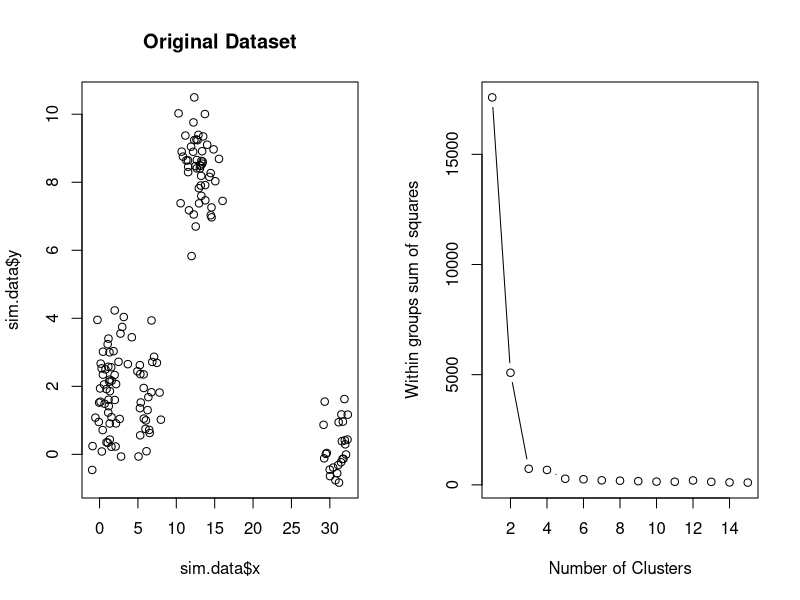

The R script that drew this image:
###################################################################################
##													   ##
## Objective: K-Means Clustering with simulated data, visualize scree plot
## 
##################################################################################



######Simulate Dataset for Clustering

n = 150
g = 6 
set.seed(g)
d <- data.frame(x = unlist(lapply(1:g, function(i) rnorm(n/g, runif(1)*i^2))), 
                y = unlist(lapply(1:g, function(i) rnorm(n/g, runif(1)*i^2))))
sim.data<-d

#####Plots

par(mfrow=c(1,2))

#Plot the original dataset
plot(sim.data$x,sim.data$y,main="Original Dataset")

#Scree plot to determine the number of clusters
wcss <- (nrow(sim.data)-1)*sum(apply(sim.data,2,var))
  for (i in 2:15) {
    wcss[i] <- sum(kmeans(sim.data,centers=i)$withinss)
}   
plot(1:15, wcss, type="b", xlab="Number of Clusters",ylab="Within groups sum of squares")


